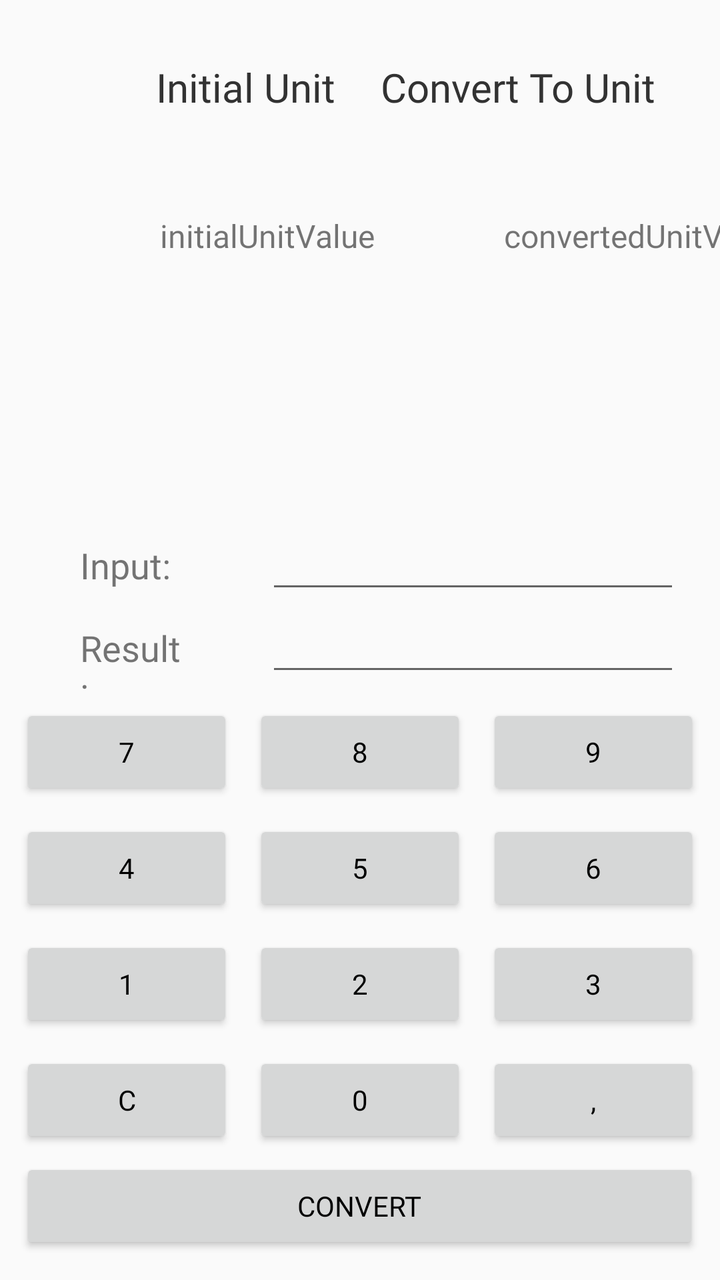
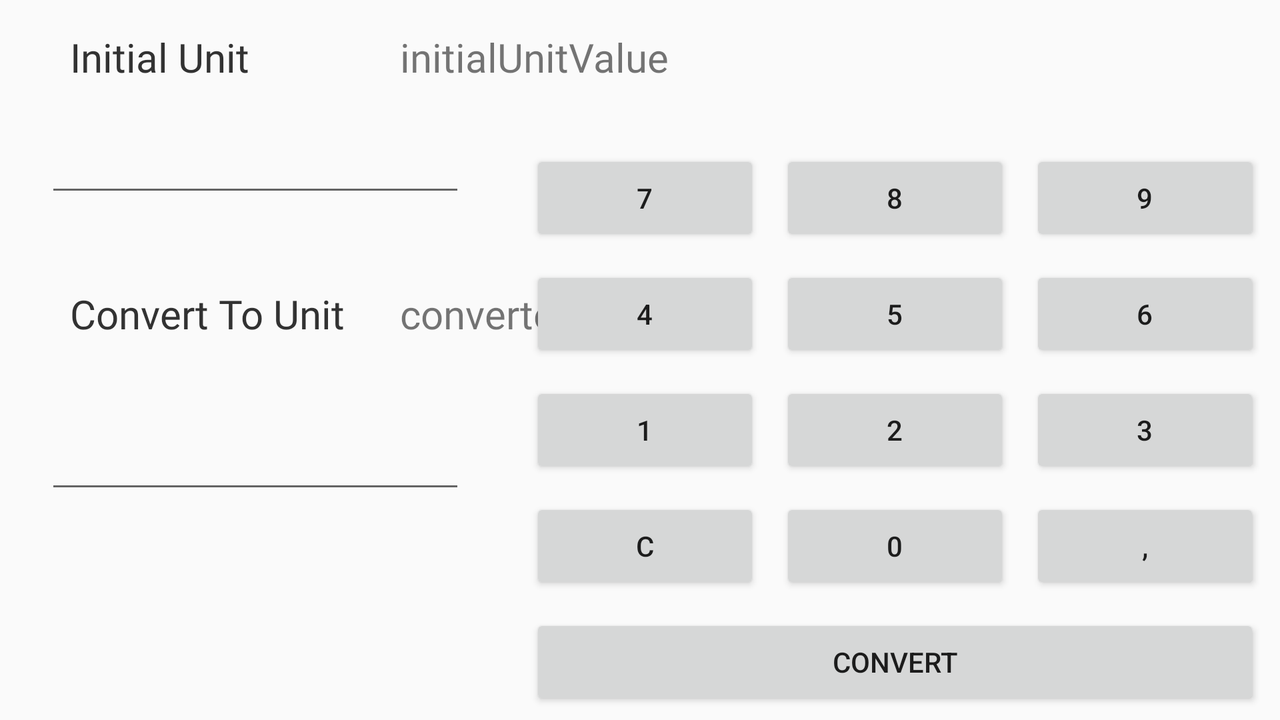

First picture: res/layout/ on a phone held upright. Second picture: the repository's own variant of that layout, on a device whose configuration matches the variant's folder. Source for both follows.
<!-- AndroidManifest.xml: application theme AppTheme -->
<!-- res/layout/page2_fragment.xml -->
<?xml version="1.0" encoding="utf-8"?>

<androidx.constraintlayout.widget.ConstraintLayout xmlns:android="http://schemas.android.com/apk/res/android"
    xmlns:app="http://schemas.android.com/apk/res-auto"
    xmlns:tools="http://schemas.android.com/tools"
    android:layout_width="match_parent"
    android:layout_height="match_parent">

    <TextView
        android:id="@+id/convertedUnitLabel"
        android:layout_width="wrap_content"
        android:layout_height="wrap_content"
        android:layout_marginTop="@dimen/distanceLabel"
        android:layout_marginEnd="32dp"
        android:layout_marginRight="32dp"
        android:fontFamily="@font/exo_bold"
        android:text="@string/convertToLabel"
        android:textColor="#323232"
        android:textSize="20sp"
        app:layout_constraintEnd_toEndOf="parent"
        app:layout_constraintTop_toTopOf="parent" />

    <TextView
        android:id="@+id/convertedUnitValue"
        android:layout_width="wrap_content"
        android:layout_height="wrap_content"
        android:layout_marginStart="252dp"
        android:layout_marginLeft="252dp"
        android:layout_marginTop="@dimen/distanceSpinner"
        android:fontFamily="@font/exo"
        android:text="convertedUnitValue"
        android:textSize="16sp"
        app:layout_constraintStart_toStartOf="parent"
        app:layout_constraintTop_toBottomOf="@+id/convertedUnitLabel" />

    <TextView
        android:id="@+id/initialUnitValue"
        android:layout_width="wrap_content"
        android:layout_height="wrap_content"
        android:layout_marginStart="80dp"
        android:layout_marginLeft="80dp"
        android:layout_marginTop="@dimen/distanceSpinner"
        android:fontFamily="@font/exo"
        android:text="initialUnitValue"
        android:textSize="16sp"
        app:layout_constraintStart_toStartOf="parent"
        app:layout_constraintTop_toBottomOf="@+id/initialUnitLabel" />

    <TableLayout
        android:layout_width="0dp"
        android:layout_height="385dp"
        android:layout_marginBottom="3dp"
        android:gravity="bottom"
        app:layout_constraintBottom_toBottomOf="parent"
        app:layout_constraintEnd_toEndOf="parent"
        app:layout_constraintStart_toStartOf="parent">

        <TableRow
            android:layout_width="0dp"
            android:layout_height="match_parent"
            android:paddingRight="20dp">

            <TextView
                android:id="@+id/inputLabel"
                android:layout_width="wrap_content"
                android:layout_height="wrap_content"
                android:layout_weight=".4"
                android:fontFamily="@font/exo_bold"
                android:paddingLeft="40dp"
                android:paddingRight="40dp"
                android:text="@string/inputLabel"
                android:textSize="18sp" />

            <EditText
                android:id="@+id/inputBox"
                android:layout_width="wrap_content"
                android:layout_height="wrap_content"
                android:layout_weight=".6"
                android:ems="10"
                android:focusable="false"
                android:focusableInTouchMode="false"
                android:fontFamily="@font/exo"
                android:inputType="number" />
        </TableRow>

        <TableRow
            android:layout_width="0dp"
            android:layout_height="match_parent"
            android:paddingRight="20dp">

            <TextView
                android:id="@+id/inputLabel2"
                android:layout_width="wrap_content"
                android:layout_height="wrap_content"
                android:layout_weight=".4"
                android:fontFamily="@font/exo_bold"
                android:paddingLeft="40dp"
                android:paddingRight="40dp"
                android:text="@string/resultLabel"
                android:textSize="18sp" />

            <EditText
                android:id="@+id/calculatedResult"
                android:layout_height="wrap_content"
                android:layout_weight=".6"
                android:editable="false"
                android:ems="10"
                android:focusable="false"
                android:focusableInTouchMode="false"
                android:fontFamily="@font/exo"
                android:inputType="number" />
        </TableRow>

        <TableRow
            android:layout_width="match_parent"
            android:layout_height="match_parent"
            android:paddingLeft="10dp"
            android:paddingTop="5dp"
            android:paddingRight="10dp"
            android:paddingBottom="5dp">

            <Button
                android:id="@+id/button_7"
                android:layout_width="0dp"
                android:layout_height="wrap_content"
                android:layout_marginRight="5dp"

                android:layout_weight=".3"
                android:fontFamily="@font/exo"
                android:text="7"
                android:textColor="#000000" />

            <Button
                android:id="@+id/button_8"
                android:layout_width="0dp"
                android:layout_height="wrap_content"
                android:layout_marginLeft="5dp"

                android:layout_marginRight="5dp"
                android:layout_weight=".3"
                android:fontFamily="@font/exo"
                android:text="8"
                android:textColor="#000000" />

            <Button
                android:id="@+id/button_9"
                android:layout_width="0dp"
                android:layout_height="wrap_content"
                android:layout_marginLeft="5dp"

                android:layout_weight=".3"
                android:fontFamily="@font/exo"
                android:text="9"
                android:textColor="#000000" />
        </TableRow>

        <TableRow
            android:layout_width="match_parent"
            android:layout_height="match_parent"
            android:paddingLeft="10dp"
            android:paddingTop="5dp"
            android:paddingRight="10dp"
            android:paddingBottom="5dp">

            <Button
                android:id="@+id/button_4"
                android:layout_width="0dp"
                android:layout_height="wrap_content"
                android:layout_marginRight="5dp"

                android:layout_weight=".3"
                android:fontFamily="@font/exo"
                android:text="4"
                android:textColor="#000000" />

            <Button
                android:id="@+id/button_5"
                android:layout_width="0dp"
                android:layout_height="wrap_content"
                android:layout_marginLeft="5dp"

                android:layout_marginRight="5dp"
                android:layout_weight=".3"
                android:fontFamily="@font/exo"
                android:text="5"
                android:textColor="#000000" />

            <Button
                android:id="@+id/button_6"
                android:layout_width="0dp"
                android:layout_height="wrap_content"
                android:layout_marginLeft="5dp"

                android:layout_weight=".3"
                android:fontFamily="@font/exo"
                android:text="6"
                android:textColor="#000000" />
        </TableRow>

        <TableRow
            android:layout_width="match_parent"
            android:layout_height="match_parent"
            android:paddingLeft="10dp"
            android:paddingTop="5dp"
            android:paddingRight="10dp"
            android:paddingBottom="5dp">

            <Button
                android:id="@+id/button_1"
                android:layout_width="0dp"
                android:layout_height="wrap_content"
                android:layout_marginRight="5dp"

                android:layout_weight=".3"
                android:fontFamily="@font/exo"
                android:text="1"
                android:textColor="#000000" />

            <Button
                android:id="@+id/button_2"
                android:layout_width="0dp"
                android:layout_height="wrap_content"
                android:layout_marginLeft="5dp"

                android:layout_marginRight="5dp"
                android:layout_weight=".3"
                android:fontFamily="@font/exo"
                android:text="2"
                android:textColor="#000000" />

            <Button
                android:id="@+id/button_3"
                android:layout_width="0dp"
                android:layout_height="wrap_content"
                android:layout_marginLeft="5dp"

                android:layout_weight=".3"
                android:fontFamily="@font/exo"
                android:text="3"
                android:textColor="#000000" />
        </TableRow>

        <TableRow
            android:layout_width="match_parent"
            android:layout_height="match_parent"
            android:paddingLeft="10dp"
            android:paddingTop="5dp"
            android:paddingRight="10dp"
            android:paddingBottom="5dp">

            <Button
                android:id="@+id/clearBtn"
                android:layout_width="0dp"
                android:layout_height="wrap_content"
                android:layout_marginRight="5dp"

                android:layout_weight=".3"
                android:fontFamily="@font/exo"
                android:text="C"
                android:textColor="#000000" />

            <Button
                android:id="@+id/button_0"
                android:layout_width="0dp"
                android:layout_height="wrap_content"
                android:layout_marginLeft="5dp"

                android:layout_marginRight="5dp"
                android:layout_weight=".3"
                android:fontFamily="@font/exo"
                android:text="0"
                android:textColor="#000000" />

            <Button
                android:id="@+id/commaBtn"
                android:layout_width="0dp"
                android:layout_height="wrap_content"
                android:layout_marginLeft="5dp"
                android:layout_weight=".3"
                android:fontFamily="@font/exo"
                android:text=","
                android:textColor="#000000" />

        </TableRow>

        <TableRow
            android:layout_width="match_parent"
            android:layout_height="match_parent"
            android:layout_marginLeft="10dp"
            android:layout_marginRight="10dp"
            android:layout_marginBottom="10dp">

            <Button
                android:id="@+id/equalsBtn"
                android:layout_width="0dp"
                android:layout_height="wrap_content"
                android:layout_weight=".3"

                android:fontFamily="@font/exo"
                android:text="Convert"
                android:textColor="#000000" />
        </TableRow>

    </TableLayout>

    <TextView
        android:id="@+id/initialUnitLabel"
        android:layout_width="wrap_content"
        android:layout_height="wrap_content"
        android:layout_marginStart="78dp"
        android:layout_marginLeft="78dp"
        android:layout_marginTop="@dimen/distanceLabel"
        android:fontFamily="@font/exo_bold"
        android:text="@string/initialUnitLabel"
        android:textColor="#323232"
        android:textSize="20sp"
        app:layout_constraintStart_toStartOf="parent"
        app:layout_constraintTop_toTopOf="parent" />

</androidx.constraintlayout.widget.ConstraintLayout>
<!-- resources referenced by this layout -->
<resources>
  <dimen name="distanceLabel">30dp</dimen>
  <dimen name="distanceSpinner">50dp</dimen>
  <string name="convertToLabel">Convert To Unit</string>
  <string name="initialUnitLabel">Initial Unit</string>
  <string name="inputLabel">Input:</string>
  <string name="resultLabel">Result:</string>
  <style name="AppTheme" parent="Theme.AppCompat.Light.NoActionBar">
          
          <item name="colorPrimary">@color/colorPrimary</item>
          <item name="font">@font/exo</item>
      </style>
  <color name="colorPrimary">#A31A05</color>
</resources>
<!-- res/layout-land/page2_fragment.xml (the repository's variant of the layout above) -->
<!-- drawn on the phone turned sideways -->
<?xml version="1.0" encoding="utf-8"?>
<androidx.constraintlayout.widget.ConstraintLayout xmlns:android="http://schemas.android.com/apk/res/android"
    xmlns:app="http://schemas.android.com/apk/res-auto"
    xmlns:tools="http://schemas.android.com/tools"
    android:layout_width="match_parent"
    android:layout_height="match_parent">

    <TextView
        android:id="@+id/convertedUnitValue"
        android:layout_width="wrap_content"
        android:layout_height="wrap_content"
        android:layout_marginStart="200dp"
        android:layout_marginLeft="200dp"
        android:layout_marginTop="40dp"
        android:fontFamily="@font/exo"
        android:text="convertedUnitValue"
        android:textSize="20sp"
        app:layout_constraintStart_toEndOf="@+id/convertedUnitLabel"
        app:layout_constraintStart_toStartOf="parent"
        app:layout_constraintTop_toBottomOf="@+id/inputBox" />

    <TextView
        android:id="@+id/convertedUnitLabel"
        android:layout_width="wrap_content"
        android:layout_height="wrap_content"
        android:layout_marginStart="35dp"
        android:layout_marginLeft="35dp"
        android:layout_marginTop="40dp"
        android:fontFamily="@font/exo_bold"
        android:text="@string/convertToLabel"
        android:textColor="#323232"
        android:textSize="20sp"
        app:layout_constraintStart_toStartOf="parent"
        app:layout_constraintTop_toBottomOf="@+id/inputBox" />

    <EditText
        android:id="@+id/calculatedResult"
        android:layout_width="wrap_content"
        android:layout_height="wrap_content"
        android:layout_marginStart="76dp"
        android:layout_marginLeft="76dp"
        android:layout_marginTop="40dp"
        android:layout_marginEnd="76dp"
        android:layout_marginRight="76dp"
        android:layout_weight=".6"
        android:editable="false"
        android:ems="10"
        android:focusable="false"
        android:focusableInTouchMode="false"
        android:inputType="number"
        app:layout_constraintEnd_toStartOf="@+id/tableLayout2"
        app:layout_constraintStart_toStartOf="parent"
        app:layout_constraintTop_toBottomOf="@+id/convertedUnitLabel" />

    <EditText
        android:id="@+id/inputBox"
        android:layout_width="wrap_content"
        android:layout_height="wrap_content"
        android:layout_marginStart="76dp"
        android:layout_marginLeft="76dp"
        android:layout_marginTop="20dp"
        android:layout_marginEnd="76dp"
        android:layout_marginRight="76dp"
        android:layout_weight=".6"
        android:ems="10"
        android:focusable="false"
        android:focusableInTouchMode="false"
        android:inputType="number"
        app:layout_constraintEnd_toStartOf="@+id/tableLayout2"
        app:layout_constraintStart_toStartOf="parent"
        app:layout_constraintTop_toBottomOf="@+id/initialUnitLabel" />

    <TextView
        android:id="@+id/initialUnitLabel"
        android:layout_width="wrap_content"
        android:layout_height="wrap_content"
        android:layout_marginStart="35dp"
        android:layout_marginLeft="35dp"
        android:layout_marginTop="15dp"
        android:fontFamily="@font/exo_bold"
        android:text="@string/initialUnitLabel"
        android:textColor="#323232"
        android:textSize="20sp"
        app:layout_constraintStart_toStartOf="parent"
        app:layout_constraintTop_toTopOf="parent" />

    <TextView
        android:id="@+id/initialUnitValue"
        android:layout_width="wrap_content"
        android:layout_height="wrap_content"
        android:layout_marginStart="200dp"
        android:layout_marginLeft="200dp"
        android:layout_marginTop="15dp"
        android:fontFamily="@font/exo"
        android:text="initialUnitValue"
        android:textSize="20sp"
        app:layout_constraintStart_toEndOf="@+id/initialUnitLabel"
        app:layout_constraintStart_toStartOf="parent"
        app:layout_constraintTop_toTopOf="parent" />

    <TableLayout
        android:id="@+id/tableLayout2"
        android:layout_width="wrap_content"
        android:layout_height="match_parent"
        android:gravity="bottom"
        app:layout_constraintEnd_toEndOf="parent">

        <TableRow
            android:layout_width="match_parent"
            android:layout_height="match_parent"
            android:paddingLeft="10dp"
            android:paddingTop="5dp"
            android:paddingRight="10dp"
            android:paddingBottom="5dp">

            <Button
                android:id="@+id/button_7"
                android:layout_width="0dp"
                android:layout_height="wrap_content"
                android:layout_marginRight="5dp"

                android:layout_weight=".3"
                android:text="7" />

            <Button
                android:id="@+id/button_8"
                android:layout_width="0dp"
                android:layout_height="wrap_content"
                android:layout_marginLeft="5dp"

                android:layout_marginRight="5dp"
                android:layout_weight=".3"
                android:text="8" />

            <Button
                android:id="@+id/button_9"
                android:layout_width="0dp"
                android:layout_height="wrap_content"
                android:layout_marginLeft="5dp"

                android:layout_weight=".3"
                android:text="9" />
        </TableRow>

        <TableRow
            android:layout_width="match_parent"
            android:layout_height="match_parent"
            android:paddingLeft="10dp"
            android:paddingTop="5dp"
            android:paddingRight="10dp"
            android:paddingBottom="5dp">

            <Button
                android:id="@+id/button_4"
                android:layout_width="0dp"
                android:layout_height="wrap_content"
                android:layout_marginRight="5dp"

                android:layout_weight=".3"
                android:text="4" />

            <Button
                android:id="@+id/button_5"
                android:layout_width="0dp"
                android:layout_height="wrap_content"
                android:layout_marginLeft="5dp"

                android:layout_marginRight="5dp"
                android:layout_weight=".3"
                android:text="5" />

            <Button
                android:id="@+id/button_6"
                android:layout_width="0dp"
                android:layout_height="wrap_content"
                android:layout_marginLeft="5dp"

                android:layout_weight=".3"
                android:text="6" />
        </TableRow>

        <TableRow
            android:layout_width="match_parent"
            android:layout_height="match_parent"
            android:paddingLeft="10dp"
            android:paddingTop="5dp"
            android:paddingRight="10dp"
            android:paddingBottom="5dp">

            <Button
                android:id="@+id/button_1"
                android:layout_width="0dp"
                android:layout_height="wrap_content"
                android:layout_marginRight="5dp"

                android:layout_weight=".3"
                android:text="1" />

            <Button
                android:id="@+id/button_2"
                android:layout_width="0dp"
                android:layout_height="wrap_content"
                android:layout_marginLeft="5dp"

                android:layout_marginRight="5dp"
                android:layout_weight=".3"
                android:text="2" />

            <Button
                android:id="@+id/button_3"
                android:layout_width="0dp"
                android:layout_height="wrap_content"
                android:layout_marginLeft="5dp"

                android:layout_weight=".3"
                android:text="3" />
        </TableRow>

        <TableRow
            android:layout_width="match_parent"
            android:layout_height="match_parent"
            android:paddingLeft="10dp"
            android:paddingTop="5dp"
            android:paddingRight="10dp"
            android:paddingBottom="5dp">

            <Button
                android:id="@+id/clearBtn"
                android:layout_width="0dp"
                android:layout_height="wrap_content"
                android:layout_weight=".3"

                android:text="C"
                android:layout_marginRight="5dp" />

            <Button
                android:id="@+id/button_0"
                android:layout_width="0dp"
                android:layout_height="wrap_content"
                android:layout_marginLeft="5dp"

                android:layout_marginRight="5dp"
                android:layout_weight=".3"
                android:text="0" />

            <Button
                android:id="@+id/commaBtn"
                android:layout_width="0dp"
                android:layout_height="wrap_content"
                android:layout_weight=".3"
                android:text=","
                android:layout_marginLeft="5dp" />

        </TableRow>

        <TableRow
            android:layout_width="match_parent"
            android:layout_height="match_parent"
            android:paddingLeft="10dp"
            android:paddingTop="5dp"
            android:paddingRight="10dp"
            android:paddingBottom="5dp">

            <Button
                android:id="@+id/equalsBtn"
                android:layout_width="350dp"
                android:layout_height="wrap_content"
                android:layout_weight=".3"

                android:text="Convert" />
        </TableRow>

    </TableLayout>

</androidx.constraintlayout.widget.ConstraintLayout>
<!-- resources referenced by the variant -->
<!-- as the phone turned sideways resolves them -->
<resources>
  <string name="convertToLabel">Convert To Unit</string>
  <string name="initialUnitLabel">Initial Unit</string>
  <style name="AppTheme" parent="Theme.AppCompat.Light.NoActionBar">
          
          <item name="colorPrimary">@color/colorPrimary</item>
          <item name="font">@font/exo</item>
      </style>
  <color name="colorPrimary">#A31A05</color>
</resources>
